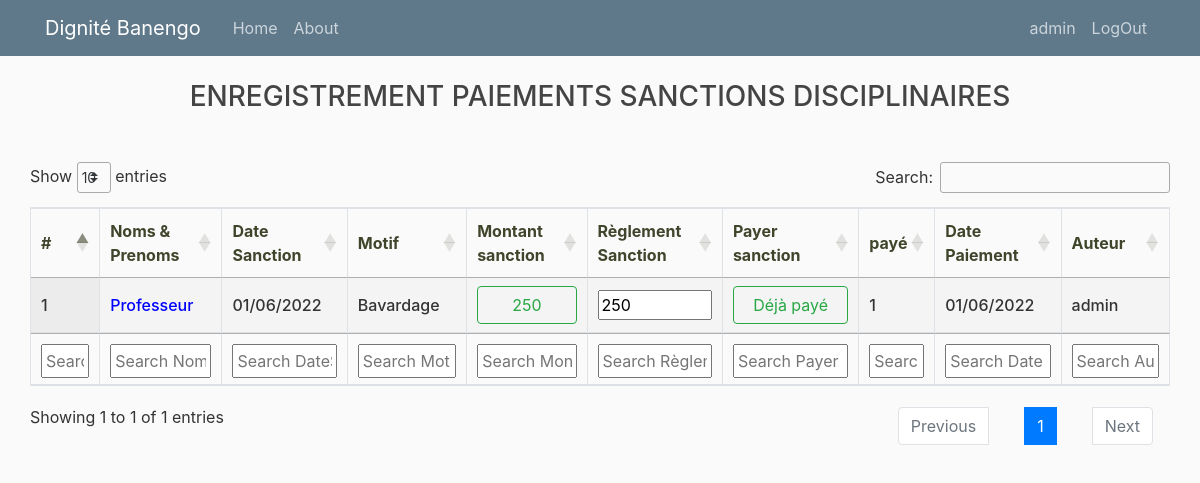
The page /history_disciplinaire/ (signed in) on the database its author committed.
### tontine/models.py (models this page shows, shortened)
class SanctionDisciplinaire(models.Model):
    membre = models.ForeignKey(Membre, on_delete=models.CASCADE)
    date = models.DateTimeField()
    motif = models.CharField(max_length=255)
    montant = models.PositiveBigIntegerField()
    reglement = models.PositiveBigIntegerField(default=0)
    description = models.TextField(blank=True)
    date_paiement = models.DateTimeField(blank=True, null=True)
    created = models.DateTimeField(auto_now_add=True)
    updated = models.DateTimeField(auto_now=True)
    author= models.ForeignKey(User, on_delete=models.SET_NULL, blank=True, null=True)
    @property
    def sanction_paye(self):
        if self.reglement >= self.montant:
            return 1
        return 0

class Membre(models.Model):
    user = models.OneToOneField(User, on_delete=models.CASCADE)
    nom = models.CharField(max_length=100, unique=True)
    matricule = models.CharField(max_length=8, unique=True)
    telephone = models.CharField(max_length=10, blank=True, null=True)
    qualite = models.CharField(max_length=100, blank=True, null=True)
    profession = models.CharField(max_length=100, blank=True, null=True)
    sexe = models.CharField(choices=SEXE_CHOICES, max_length=1)
    date_naissance = models.DateField(blank=True, null=True)
    date_adhesion = models.DateField()
    created = models.DateTimeField(auto_now_add=True)
    updated = models.DateTimeField(auto_now=True)
    cotisation = models.ForeignKey(MontantCotisation, on_delete=models.CASCADE)
    presence = models.ForeignKey(MontantPresence, on_delete=models.CASCADE)
    sport = models.ForeignKey(MontantSport, on_delete=models.CASCADE)
    bank = models.ForeignKey(MontantBank, on_delete=models.SET_NULL, blank=True, null=True)
    bank_bool = models.BooleanField(default=False)
    cotisation_bool = models.BooleanField(default=False)
    presence_bool = models.BooleanField(default=True)
    total_impaye = models.IntegerField(default=0)
    total_seance = models.IntegerField(default=0)
    total_consigne = models.IntegerField(default=0)
    reserve = models.IntegerField(default=0)

### tontine/views.py (the view)
# urls.py: path('history_disciplinaire/', views.history_disciplinaire, name='history_disciplinaire'),
@login_required
def history_disciplinaire(request):
	if request.user.is_staff:
		listsanction = SanctionDisciplinaire.objects.all()
	else:
		try:
			m=request.user.membre
			listsanction = SanctionDisciplinaire.objects.filter(membre=m)
		except Exception as e:
			listsanction = []
	context = {'listsanction': listsanction}
	return render(request, "tontine/disciplinehistory.html", context)

### tontine/templatetags/custom_tag.py (called while the page is built)
@register.filter(name='has_group')
def has_group(user, group_name):
    group = Group.objects.get(name=group_name)
    return True if group in user.groups.all() else False

### tontine/templates/tontine/disciplinehistory.html (shortened to what this page needs)
{% extends "tontine/base3.html" %}
{% load crispy_forms_tags %}
{% load custom_tag %}
{% block content %}
<div class="container-fluid">
    <h3 style="text-align: center;">ENREGISTREMENT PAIEMENTS SANCTIONS DISCIPLINAIRES</h3>
    <br>
    <div class="row mt-3">
        <div class="col-md-12">
            <table id="example" class="stripe row-border order-column table-bordered" style="width:100%">
                <thead>
                    <tr>
                        <th>#</th>
                        <th>Noms & Prenoms</th>
                        <th>Date<br>Sanction</th>
                        <th>Motif</th>
                        <th>Montant<br>sanction</th>
                        <th>Règlement<br>Sanction</th>
                        <th>Payer sanction</th>
                        <th>payé</th>
                        <th>Date <br>Paiement</th>
                        <th>Auteur</th>
                    </tr>
                </thead>
                <tbody>
                    {% for data in listsanction %}
                        <tr>
                            <td>{{ forloop.counter }}</td>
                            <td id="name{{ data.id }}" {% if data.sanction_paye == 0 %} style="color: crimson;"
                             {% else %}
                              style="color: blue;"
                            {% endif %}>
                            {{data.membre.nom}}
                            </td>
                            <td>{{data.date|date:"d/m/Y"}}</td>
                            <td>{{data.motif}}</td>
                            <td>
                                {% if data.sanction_paye == 0 %}
                                <button class="btn btn-outline-danger" style="width: 100%">
                                    {{data.montant}}
                                </button>
                                {% else %}
                                <button class="btn btn-outline-success" style="width: 100%">
                                    {{data.montant}}
                                </button>
                                {% endif %}
                            </td>
                            <td>
                                <input type="number"  size="8" value="{{data.reglement}}" id="r{{ data.id }}" min="0" step="1" style='width:100%'>
                            </td>
                            <td>
                                {% if request.user|has_group:"payeur_sanction" %}
                                    {% if data.sanction_paye == 0 %}
                                    <button data-product="{{data.id}}" style="width: 100%" class="btn btn-outline-primary send">
                                        Payer
                                    </button>
                                    {% else %}
                                    <button  style="width: 100%" class="btn btn-outline-success">
                                        Déjà payé
                                    </button>
                                    {% endif %}
                                {% endif %}
                            </td>
                            <td id="payement{{ data.id }}" style="width: 1px">{{data.sanction_paye}}</td>
                            <td>{{data.date_paiement|date:"d/m/Y"}}</td>
                            <td>{{data.author}}</td>
                        </tr>
                        {% endfor %}
                </tbody>
                <tfoot>
                    <tr>
                        <th>#</th>
                        <th>Noms & Prenoms</th>
                        <th>Date<br>Sanction</th>
                        <th>Motif</th>
                        <th>Montant<br>sanction</th>
                        <th>Règlement<br>Sanction</th>
                        <th>Payer sanction</th>
                        <th>payé</th>
                        <th>Date <br>Paiement</th>
                        <th>Auteur</th>
                    </tr>
                </tfoot>
            </table>
        </div>
    </div>
</div>
{% endblock %}

### tontine/templates/tontine/base3.html (shortened to what this page needs)
{% load static %}
<!DOCTYPE html>
<html>
<head>
    <link rel="stylesheet" href="https://maxcdn.bootstrapcdn.com/bootstrap/4.0.0/css/bootstrap.min.css">
    <link rel="stylesheet" type="text/css" href="https://cdnjs.cloudflare.com/ajax/libs/twitter-bootstrap/4.5.2/css/bootstrap.css">
    <link rel="stylesheet" type="text/css" href="https://cdn.datatables.net/1.12.1/css/dataTables.bootstrap4.min.css">
    <link rel="stylesheet" type="text/css" href="https://cdn.datatables.net/1.12.1/css/jquery.dataTables.min.css">
    <link rel="stylesheet" type="text/css" href="https://cdn.datatables.net/buttons/2.2.3/css/buttons.dataTables.min.css">
    <link rel="stylesheet" type="text/css" href="{% static 'css/main.css' %}">
</head>
<body>
  <header class="site-header">
    <nav class="navbar navbar-expand-md navbar-dark bg-steel fixed-top">
      <div class="container">
        <a class="navbar-brand mr-4" href="{% url 'home' %}">Dignité Banengo</a>
        <div class="collapse navbar-collapse" id="navbarToggle">
          <div class="navbar-nav mr-auto">
            <a class="nav-item nav-link" href="{% url 'home' %}">Home</a>
            <a class="nav-item nav-link" href="{% url 'about' %}">About</a>
          </div>
          <div class="navbar-nav">
            {% if user.is_authenticated %}
        <a class="nav-item nav-link" href="{% url 'profile' %}">{{ request.user.username }}</a>
        <a class="nav-item nav-link" href="{% url 'logout' %}">LogOut</a>
        {% else %}
        <a class="nav-item nav-link" href="{% url 'login' %}">Login</a>
        <a class="nav-item nav-link" href="{% url 'inscription' %}">Register</a>
        {% endif %}
          </div>
        </div>
      </div>
    </nav>
  </header>
  <main role="main" class="container-fluid">
    <div class="row">
      <div class="col-md-12">
        {% block content %}{% endblock %}
      </div>
    </div>
  </main>
</body>
</html>

### static/css/main.css (style rules this page uses)
body { background: #fafafa; color: #333333; margin-top: 5rem; }
h1, h2, h3, h4, h5, h6 { color: #444444; }
.bg-steel { background-color: #5f788a; }
.site-header .navbar-nav .nav-link { color: #cbd5db; }

### tontine/templates/tontine/disciplinehistory.html (style rules this page uses)
th { color: #3f452b; font-weight: bold; }
td { font-weight: 490; }

### rows shown on the page
SanctionDisciplinaire: membre.nom "Professeur", date "01/06/2022", motif "Bavardage", montant "250", reglement "250", shows "Déjà payé", sanction_paye "1", date_paiement "01/06/2022", author "admin"

### other values the page prints
{{ request.user.username }} "admin"
